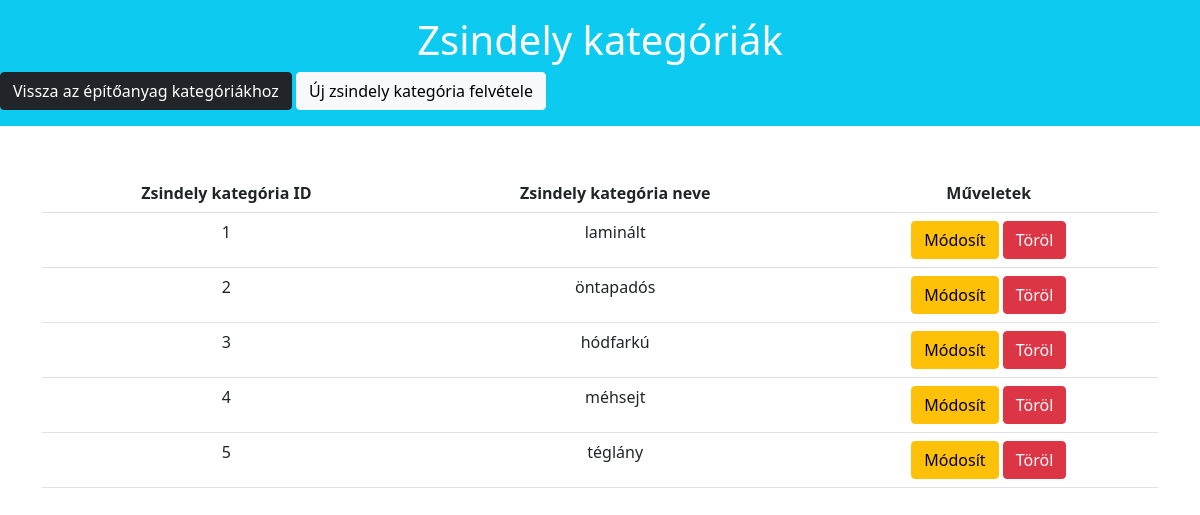
Page /app/index.php?controller=shingleCategory&action=list (signed in) on the committed database.
### tables this page shows
CREATE TABLE `shingle_category` (
  `shingleCategoryID` INT NOT NULL AUTO_INCREMENT,
  `shingleCategoryName` VARCHAR(100) NOT NULL,
  PRIMARY KEY (`shingleCategoryID`),
  UNIQUE INDEX `shingleCategoryName_UNIQUE` (`shingleCategoryName` ASC) );

### app/controller/ShingleCategoryController.php (called while the page is built, shortened)
<?php
require_once('model\ShingleCategoryDao.php');
class ShingleCategoryController {
    public function load($view, $data=[]){
       extract($data);
       include("view/shingleCategory/{$view}.php");
       return $data;
    }
   public function listAllShingleCategory(){
       $shingleCategoryDaoObj = new ShingleCategoryDao();
       $shingleCategories = $shingleCategoryDaoObj->getAllShingleCategory();
       return $this->load('list', [
         'shingleCategories' => $shingleCategories,
       ]);
   }
}
?>

### app/model/ShingleCategoryDao.php (called while the page is built, shortened)
<?php
  class ShingleCategoryDao {
     public function getAllShingleCategory(){
        $dbObj = new Db();
        $conn = $dbObj->getConnection();
        $statement = $conn->prepare("SELECT * FROM shingle_category ORDER BY shingleCategoryID");
        $statement->setFetchMode(\PDO::FETCH_OBJ);
        $statement->execute();
         $data = $statement->fetchAll();
        return $data;
     }
    }
?>

### app/view/shingleCategory/list.php (the view)
<div class="row">
    <div class="jumbotron bg-info text-white pt-3 pb-3">
        <h1 class="display3 text-center">Zsindely kategóriák</h1>
        <a href="index.php" class="btn btn-dark">Vissza az építőanyag kategóriákhoz</a>
        <a href="index.php?controller=shingleCategory&action=create" class="btn btn-light text-blue">Új zsindely kategória felvétele</a>
    </div>
</div>
<div class="container">
    <table class="table table-hover mt-5 text-center">
        <tr>
            <th>Zsindely kategória ID</th>
            <th>Zsindely kategória neve</th>
            <th>Műveletek</th>
        </tr>
        <?php
            foreach ($shingleCategories as $shingleCategory) {
               echo "<tr>";
                    echo "<td>" .$shingleCategory->shingleCategoryID . "</td>";
                    echo "<td>" .$shingleCategory->shingleCategoryName . "</td>";
                    echo "<td>";
                    echo "<a class='btn btn-warning' href='index.php?controller=shingleCategory&action=edit&shingleCategoryID=$shingleCategory->shingleCategoryID'> Módosít </a> ";
                    echo "<a class='btn btn-danger' href='index.php?controller=shingleCategory&action=delete&shingleCategoryID=$shingleCategory->shingleCategoryID'> Töröl </a>";
                    echo "</td>";
               echo "</tr>";
            }
        ?>
    </table>
        </div>

### rows in the picture
shingle_category: shingleCategoryID "1", shingleCategoryName "laminált"
shingle_category: shingleCategoryID "2", shingleCategoryName "öntapadós"
shingle_category: shingleCategoryID "3", shingleCategoryName "hódfarkú"
shingle_category: shingleCategoryID "4", shingleCategoryName "méhsejt"
shingle_category: shingleCategoryID "5", shingleCategoryName "téglány"
